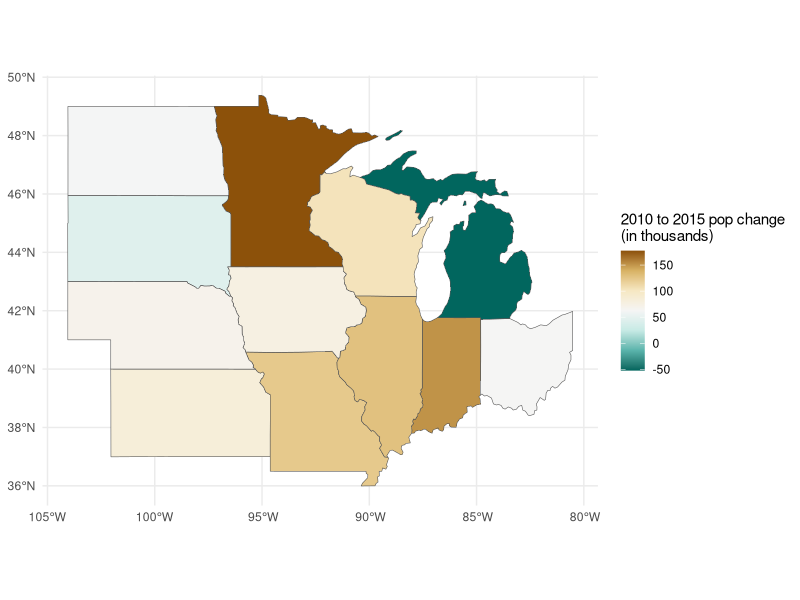
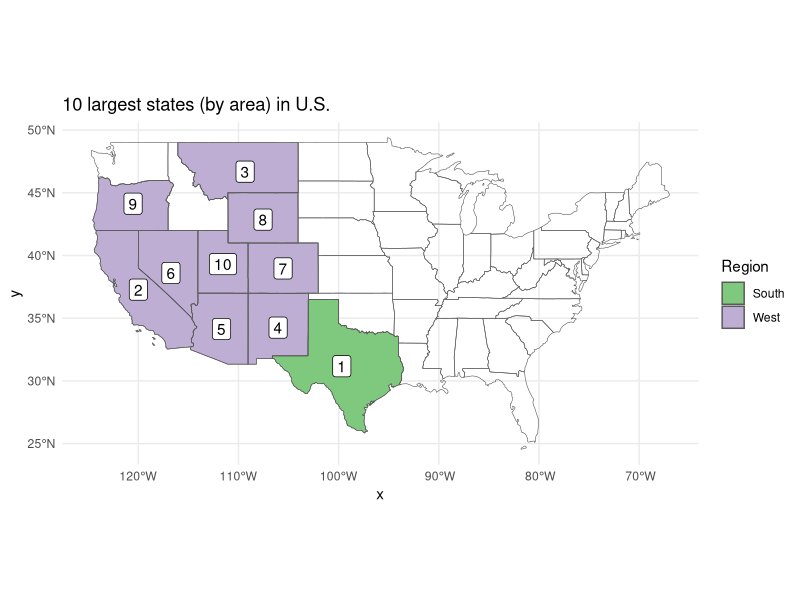

Write R code to recreate these figures, in order.
## ---- chunk 1
library(sf)
library(dplyr)
library(ggplot2)

library(spData)
data("us_states")
## ---- chunk 2
summary(us_states)
## ---- chunk 3
glimpse(us_states[,1])
## ---- chunk 4
#| echo: false
#| caption: From Geocomputation with R (CC-BY-ND)
knitr::kable(
  tibble(
    Symbol = c("`==`", "`!=`", "`>`, `<`", "`>=`, `<=`", "`&`, <code>|</code>, `!`"),
    Name = c(
      "Equal to", "Not equal to", "Greater/Less than",
      "Greater/Less than or equal",
      "Logical operators: And, Or, Not"
    )
  ),
  caption = paste(
    "Comparison operators that return Booleans",
    "(TRUE/FALSE)."
  ),
  caption.short = "Comparison operators that return Booleans.",
  booktabs = TRUE
)
## ---- chunk 5
# convert area to square miles and add as new column
us_states$AREA <- units::set_units(us_states$AREA, "mi^2")

# scale 2010 population into thousands
us_states$total_pop_10_scaled <- us_states$total_pop_10 / 1000
## ---- chunk 6
us_states <-
  mutate(
    .data = us_states,
    total_pop_change_10_15 = total_pop_15 - total_pop_10,
    .after = total_pop_15
  )
## ---- chunk 7
us_states %>% 
  filter(REGION == "Midwest") %>% 
  mutate(
    total_pop_change_10_15 = total_pop_change_10_15 / 1000
  )
## ---- chunk 8
#| echo: false
theme_set(theme_minimal())
## ---- chunk 9
#| output-location: slide
us_states %>% 
  filter(REGION == "Midwest") %>% 
  mutate(
    total_pop_change_10_15 = total_pop_change_10_15 / 1000
  ) %>% 
  ggplot() +
  geom_sf(aes(fill = total_pop_change_10_15)) +
  scale_fill_distiller(type = "div") +
  labs(fill = "2010 to 2015 pop change\n(in thousands)")
## ---- chunk 10
#| output-location: slide
us_states %>% 
  arrange(desc(AREA)) %>% 
  rename(Region = REGION) %>% 
  slice_head(n = 10) %>% 
  mutate(
    rank = row_number()
  ) %>% 
  ggplot() +
  geom_sf(aes(fill = Region)) +
  geom_sf_label(aes(label = rank)) +
  scale_fill_brewer(type = "qual") +
  geom_sf(data = us_states, fill = NA) +
  labs(title = "10 largest states (by area) in U.S.")
## ---- chunk 11
us_states <- sf::st_drop_geometry(us_states)
## ---- chunk 12
# How many U.S. states lost population from 2010 to 2015?
us_states[(us_states$total_pop_15 - us_states$total_pop_10) < 0, ] %>% 
  nrow()
## ---- chunk 13
# Subset rows 10 to 12
slice(us_states, c(10:12))

# Subset first 2 rows
slice_head(us_states, n = 2)
